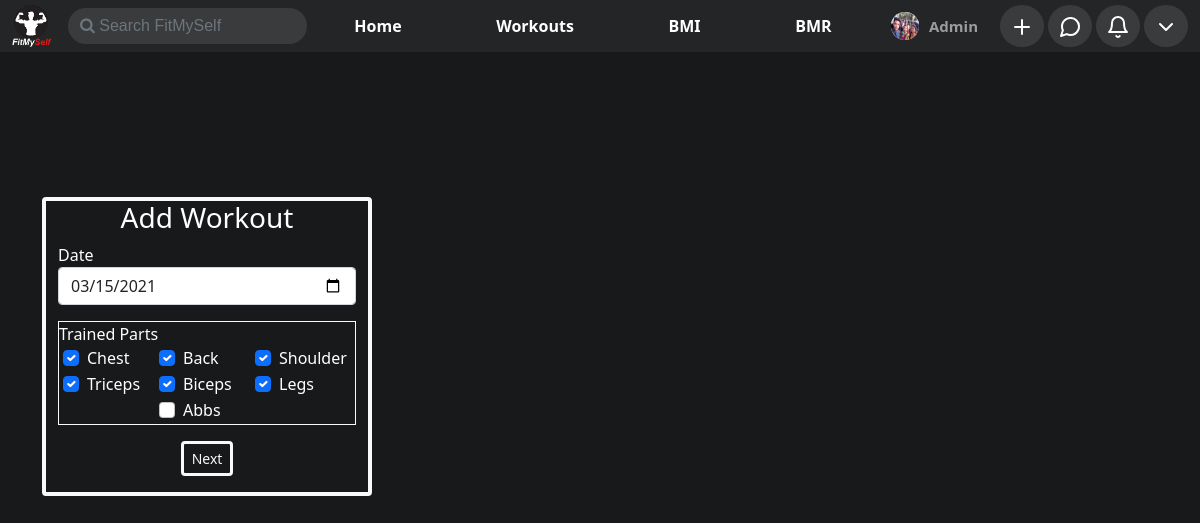
The app's page /workout/update_workout/Dikshant-Kamble-2021-03-15 21:54:15.172093 (signed in) with its own data.
### home/models.py (models this page shows, shortened)
class ProfilePictures(models.Model):
    user = models.ForeignKey(User,on_delete=models.CASCADE,null=True)
    upload_on = models.DateTimeField(default = timezone.now,null=True)
    display_picture = models.ImageField(upload_to=dpPath,null=True,blank=True)

### workout/models.py (models this page shows, shortened)
class Workout(models.Model):
    user = models.ForeignKey(User,on_delete=models.CASCADE,null=True,blank=True)
    date = models.DateField(default=timezone.now)
    parts = models.CharField(max_length=50,null=True)
    slug = models.CharField(max_length=50,null=True,blank=True)

### workout/views.py (the view, shortened to what this page needs)
# urls.py: path('update_workout/<str:slug>',views.updateWorkout,name='update_workout'),
def updateWorkout(request,slug):
    if not request.user.is_authenticated:
        return redirect('/')
    workout = Workout.objects.get(slug=slug)
    params = {
        'workout' : workout,
        "parts" : StringToList(workout.parts)
    }
    return render(request,'workout/update_workout.html',params)

### calculator/context_processor.py (called while the page is built)
def userBmi(request):
    if request.user.is_authenticated:
        try:
            bmi = Bmi.objects.get(user = request.user)
            params = {
                "bmi" : bmi
            }
        except Bmi.DoesNotExist:
            params = {}
    else:
        params = {}
    return params

def userBmr(request):
    if request.user.is_authenticated:
        try:
            bmr = Bmr.objects.get(user = request.user)
            params = {
                "bmr" : bmr
            }
        except Bmr.DoesNotExist:
            params = {}
    else:
        params = {}
    return params

### home/context_processor.py (called while the page is built)
def user_profile(request):
    if request.user.is_authenticated:
        try:
            user = UserExtended.objects.get(user = request.user)
            user_profile = ProfilePictures.objects.filter(user=request.user).order_by("-upload_on").first()
            params = {
                "user" : user,
                "user_profile" : user_profile,
                "media" : settings.MEDIA_URL,
            }
        except ProfilePictures.DoesNotExist:
            params ={}
    else:
        params = {}
    return params

def search(request):
    if request.user.is_authenticated:
        if request.GET.get('search') is not None:
            result = {}
            profile_pics = []
            querry = request.GET.get('search')
            users = User.objects.filter(
                Q(first_name__icontains=querry) |
                Q(last_name__icontains=querry)
            )
            for user in users:
                result[UserExtended.objects.filter(user=user).first()] = ProfilePictures.objects.filter(user=user).order_by("-upload_on").first()
            print(result)
            params = {
                'result' : result,
            }
        else:
            params = {}
    else:
        params = {}
    return params

### workout/views.py (called while the page is built)
def StringToList(string):
    return string.lower().split(",")

### workout/templates/workout/update_workout.html (shortened to what this page needs)
{% extends 'base.html' %}
{% block body %}
{% load static %}
<div class="container" id="main-div">
    <div id="workout-form" class="border rounded border-4 border-light">
        <form action="/workout/update_workout/{{workout.slug}}" class="container needs-validation" method="post" novalidate>
            <h3 class="text-center">Add Workout</h3>
            <div class="mb-3">
                <label for="">Date</label>
                <input type="date" class="form-control" name="date" value="{{workout.date|date:'Y-m-d'}}" required>
            </div>
            <div class="mb-3 border border-light">
                <label for="">Trained Parts</label>
                <div class="row px-3">
                    <div class="form-check col-4">
                        <input type="checkbox" class="form-check-input" name="parts" id="chest" {% if 'chest' in parts %}checked{% endif%} value="chest">
                        <label for="chest" class="form-check-label">Chest</label>
                    </div>
                    <div class="form-check col-4">
                        <input type="checkbox" class="form-check-input" name="parts" id="back" {% if 'back' in parts %}checked{% endif%} value="back">
                        <label for="back">Back</label>
                    </div>
                    <div class="form-check col-4">
                        <input type="checkbox" class="form-check-input" name="parts" id="shoulder" {% if 'shoulder' in parts %}checked{% endif%} value="shoulder">
                        <label for="shoulder">Shoulder</label>
                    </div>
                </div>
                <div class="row px-3">
                    <div class="form-check col-4">
                        <input type="checkbox" class="form-check-input" name="parts" id="triceps" {% if 'triceps' in parts %}checked{% endif%} value="triceps">
                        <label for="triceps">Triceps</label>
                    </div>
                    <div class="form-check col-4">
                        <input type="checkbox" class="form-check-input" name="parts" id="biceps" {% if 'biceps' in parts %}checked{% endif%} value="biceps">
                        <label for="biceps">Biceps</label>
                    </div>
                    <div class="form-check col-4">
                        <input type="checkbox" class="form-check-input" name="parts" id="legs" {% if 'legs' in parts %}checked{% endif%} value="legs">
                        <label for="Legs">Legs</label>
                    </div>
                </div>
                <div class="row px-3">
                    <div class="col-4"></div>
                    <div class="form-check col-4">
                        <input type="checkbox" class="form-check-input" name="parts" id="abbs" value="abbs">
                        <label for="abbs">Abbs</label>
                    </div>
                    <div class="col-4"></div>
                </div>
            </div>
            <div class="mb-3 text-center">
                <input type="submit" class="btn btn-sm border border-light border-3 rounded submit-btn text-light"
                    value="Next">
            </div>
        </form>
    </div>
</div>
{% endblock body %}

### templates/base.html (shortened to what this page needs)
<!doctype html>
<html lang="en">
<head>
    <link href="https://cdn.jsdelivr.net/npm/bootstrap@5.0.0-beta1/dist/css/bootstrap.min.css" rel="stylesheet"
>
    <link rel="stylesheet" href="https://cdnjs.cloudflare.com/ajax/libs/font-awesome/4.7.0/css/font-awesome.min.css">
</head>
<body style="background-color: #18191a;">
    <nav class="navbar p-0 navbar-expand-lg fixed-top navbar-dark navbar-bg" id="navbar">
        <div class="container-fluid">
            {% load static %}
            <div class="logo">
                <a class="navbar-brand text-right" href="/"><img src="{% static 'images/logo.png' %}" width="40px"
                        alt="logo"></a>
                <form id="search-form" action="" method="get">
                    <input class="no-outline text-light outline-none form-control rounded-pill me-2" id="search" name="search" onchange="form.submit()" type="text" placeholder="&#xF002; Search FitMySelf" style="font-family:Arial, FontAwesome" aria-label="Search">
                </form>
            </div>
            <div class="collapse navbar-collapse" id="navbarSupportedContent">
                <ul class="navbar-nav mb-2 mb-lg-0" id="main-nav">
                    <li class="nav-item">
                        <a href="/" class="navbar-link rounded nav-link {% if request.get_full_path == '/' %} nav-active {% endif %}">Home</a>
                    </li>
                    <li class="nav-item">
                        <a href="/workout" class="navbar-link rounded nav-link {% if request.get_full_path == '/workout/' %} nav-active {% endif %}">Workouts</a>
                    </li>
                    <li class="nav-item">
                        <a href="/calculator/bmi_calculator" class="navbar-link rounded nav-link {% if request.get_full_path == '/calculator/bmi_calculator' %} nav-active {% endif %}">BMI</a>
                    </li>
                    <li class="nav-item">
                        <a href="/calculator/bmr_calculator" class="navbar-link rounded nav-link {% if request.get_full_path == '/calculator/bmr_calculator' %} nav-active {% endif %}">BMR</a>
                    </li>
                </ul>
                {% if request.user.is_authenticated %}
                <ul class="navbar-nav mb-2 mb-lg-0" id="secondary-nav" onresize="changeSize()">
                    {% load extras %}
                    <li class="nav-item rounded-pill px-2 profile-name {% if request.get_full_path == '/'|addstr:request.user.slug %}nav-active{% endif %}" style="width: max-content;">
                        <div class="d-flex my-auto h-100  justify-content-between align-items-center">
                            <span class="icon rounded-circle bg-light">
                                <img src="{% if user_profile %}{{media}}{{user_profile.display_picture}}{% else %}{% static 'images/user.svg' %}{% endif %}"
                                    class="rounded-circle" style="width: 100%; height: 100%;" alt="">
                            </span>
                            <a href="/user/{{user.slug}}" class="nav-link py-0" style="font-size: .9375rem; font-weight: 600;">
                                {{request.user.first_name}}
                            </a>
                        </div>
                    </li>
                    <li class="nav-item dropdown">
                        <span class="icon w-100 h-100 basic-nav rounded-circle">
                            <a href="#" class="nav-link" id="add" role="button" data-bs-toggle="dropdown" aria-expanded="false">
                                <img src="{% static 'images/plus.svg' %}" class="w-100 h-100" alt="">
                            </a>
                        </span>
                    </li>
                    <li class="nav-item">
                        <span class="icon w-100 h-100 basic-nav rounded-circle">
                            <a href="#" class="nav-link">
                                <img src="{% static 'images/mess.svg' %}" class="w-100 h-100" style="height: 100%; width: 100%;" alt="">
                            </a>
                        </span>
                    </li>
                    <li class="nav-item dropdown">
                        <span class="icon w-100 h-100 basic-nav rounded-circle">
                            <a class="nav-link" href="#" id="notificationDropdown" role="button" data-bs-toggle="dropdown" aria-expanded="false">
                                <img src="{% static 'images/bell.svg' %}" style="width: 100%; height: 100%;" alt="">
                            </a>
                        </span>
                    </li>
                    <li class="nav-item">
                        <span class="dropdown icon w-100 h-100 basic-nav rounded-circle">
                            <a class="nav-link" id="profileDropdown" href="#" role="button" id="profileDropdown"
                                data-bs-toggle="dropdown" aria-expanded="false">
                                <img src="{% static 'images/chevron-down.svg' %}" style="width: 100%; height: 100%;"
                                    alt="">
                            </a>
                                        {% load humanize %}
                        </span>
                    </li>
                </ul>
                {% endif %}
            </div>
        </div>
    </nav>
    {% block body %}
    {% endblock body %}
</body>
</html>

### templates/base.html (style rules this page uses)
.navbar-bg { background-color: #242526; }
.navbar-link { color: white !important; font-weight: bold !important; }
.logo { outline: none !important; display: flex; justify-content: space-between; align-items: center; width: max-content; }
.logo input { background-color: #3a3b3c; border: none; outline: none !important; }
#search-form { width: max-content; }
#main-nav { margin: 0 auto; display: flex; justify-content: space-around; }
#secondary-nav { width: max-content; }
#secondary-nav li { margin: 0 2px; }
.icon { margin: 0 2px; height: 28px; width: 28px; display: flex; align-items: center; justify-content: center; }
.basic-nav { color: white; background-color: #3a3b3c; }

### workout/templates/workout/update_workout.html (style rules this page uses)
#main-div { margin-top: 0; }
#workout-form { color: white; position: relative; top: 145px; border-width: 5px; border-color: white; background-color: rgba(255, 255, 255, 0); width: 330px; height: min-content; }

### records on screen
ProfilePictures: display_picture (picture)
Workout: date "03/15/2021"

### other values on screen
{{ request.user.first_name }} "Admin"
